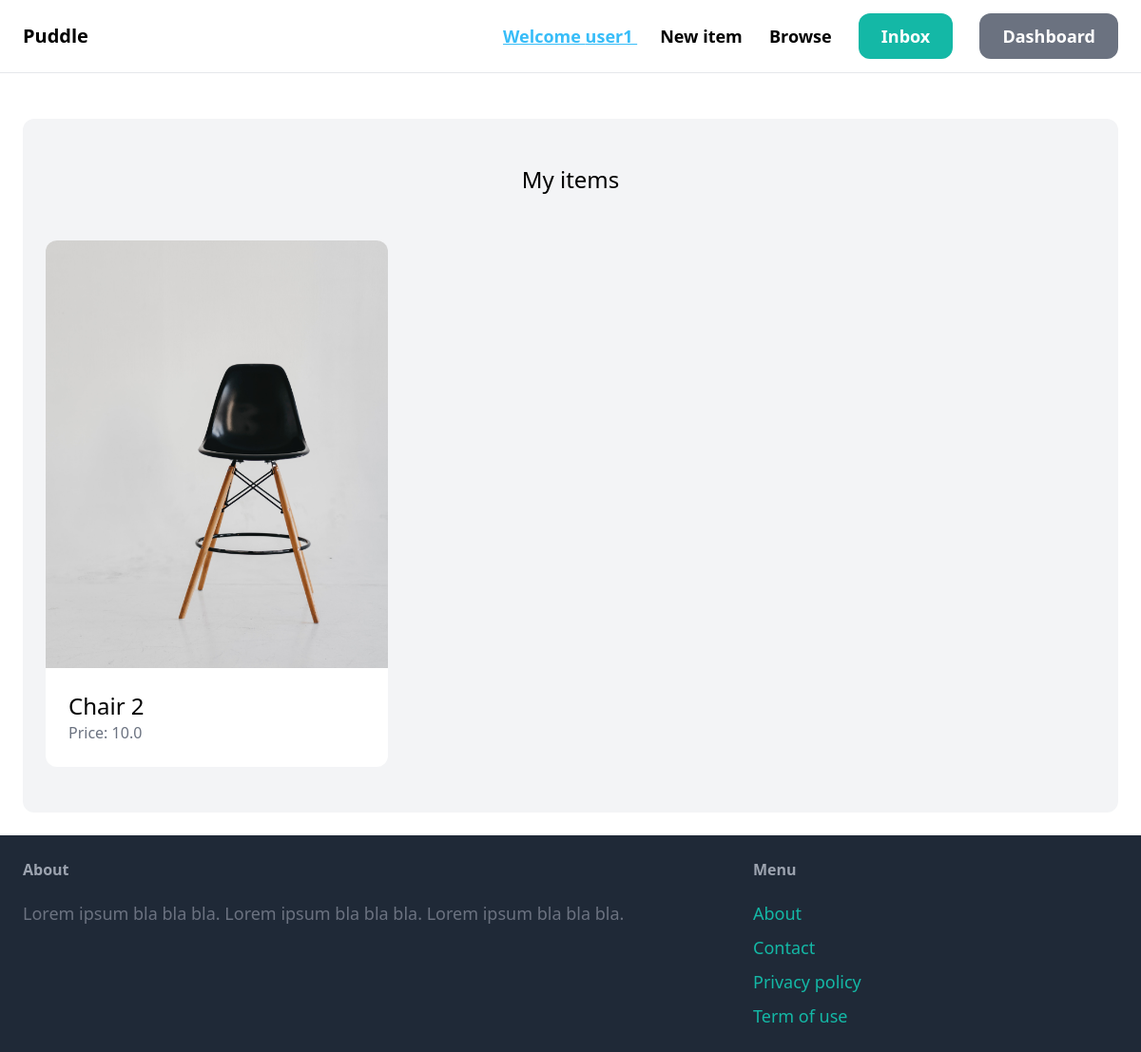
The app's page /dashboard/ (signed in) with its own data.
### item/models.py (models this page shows)
class Item(models.Model):
    name = models.CharField(max_length=255)
    description = models.TextField(blank=True, null=True)
    price = models.FloatField()
    is_sold = models.BooleanField(default=False)
    created_at = models.DateTimeField(auto_now_add=True)
    created_by = models.ForeignKey(User, related_name="items", on_delete=models.CASCADE)
    category = models.ForeignKey(Category, related_name="items",on_delete=models.CASCADE)
    image = models.ImageField(upload_to="item_images", blank=True, null=True)

### dashboard/views.py (the view)
# urls.py: path('', views.index, name="index"),
@login_required
def index(request):
    items = Item.objects.filter(created_by=request.user)
    return render(request, 'dashboard/index.html', {
        'items': items,
    })

### dashboard/templates/dashboard/index.html (shortened to what this page needs)
{% extends 'core/base.html' %}
{% block content %}
    <div class="mt-6 px-6 py-12 bg-gray-100 rounded-xl">
        <h2 class="mb-12 text-2xl text-center">My items</h2>
        <div class="grid grid-cols-3 gap-3">
            {% for item in items %}
                <div>
                    <a href="{% url 'item:detail' item.id %}">
                        <div>
                            <img src="{{ item.image.url }}" class="rounded-t-xl">
                        </div>
                        <div class="p-6 bg-white rounded-b-xl">
                            <h2 class="text-2xl">{{ item.name }}</h2>
                            <p class="text-gray-500">Price: {{ item.price }}</p>
                        </div>
                    </a>
                </div>
            {% endfor %}
        </div>
    </div>
{% endblock %}

### core/templates/core/base.html (shortened to what this page needs)
<!doctype html>
<html>
    <head>
        <script src="https://cdn.tailwindcss.com"></script>
    </head>
    <body>
        <nav class="py-6 px-6 flex justify-between items-center border-b border-gray-200">
            <a href="{% url 'core:index' %}" class="text-xl font-semibold">Puddle</a>
            <div class="space-x-6">
                {% if request.user != null %}
                <span class="text-lg font-semibold text-sky-400 underline ">Welcome {{ request.user }} </span>
                {% endif %}
                <a href="{% url 'item:new' %}" class="text-lg font-semibold hover:text-gray-500">New item</a>
                <a href="#" class="text-lg font-semibold hover:text-gray-500">Browse</a>
                {% if request.user.is_authenticated %}
                    <a href="#" class="px-6 py-3 text-lg font-semibold bg-teal-500 text-white rounded-xl hover:bg-teal-700">Inbox</a>
                    <a href="{% url 'dashboard:index' %}" class="px-6 py-3 text-lg font-semibold bg-gray-500 text-white rounded-xl hover:bg-gray-700">Dashboard</a>
                {% else %}
                    <a href="{% url 'core:signup' %}" class="px-6 py-3 text-lg font-semibold bg-teal-500 text-white rounded-xl hover:bg-teal-700">Sign up</a>
                    <a href="{% url 'core:login' %}" class="px-6 py-3 text-lg font-semibold bg-gray-500 text-white rounded-xl hover:bg-gray-700">Log in</a>
                {% endif %}
            </div>
        </nav>
        <div class="px-6 py-6">
            {% block content %}
            {% endblock %}
        </div>
        <footer class="py-6 px-6 flex justify-between bg-gray-800">
            <div class="w-2/3 pr-10">
                <h3 class="mb-5 font-semibold text-gray-400">About</h3>
                <p class="text-lg text-gray-500">Lorem ipsum bla bla bla. Lorem ipsum bla bla bla. Lorem ipsum bla bla bla.</p>
            </div>
            <div class="w-1/3">
                <h3 class="mb-5 font-semibold text-gray-400">Menu</h3>
                <ul class="space-y-2">
                    <li><a href="#" class="text-lg text-teal-500 hover:text-teal-700">About</a></li>
                    <li><a href=" {% url 'core:contact' %}" class="text-lg text-teal-500 hover:text-teal-700">Contact</a></li>
                    <li><a href="#" class="text-lg text-teal-500 hover:text-teal-700">Privacy policy</a></li>
                    <li><a href="#" class="text-lg text-teal-500 hover:text-teal-700">Term of use</a></li>
                </ul>
            </div>
        </footer>
    </body>
</html>

### records on screen
Item: image (picture), name "Chair 2", price "10.0"

### other values on screen
{{ request.user }} "user1"
